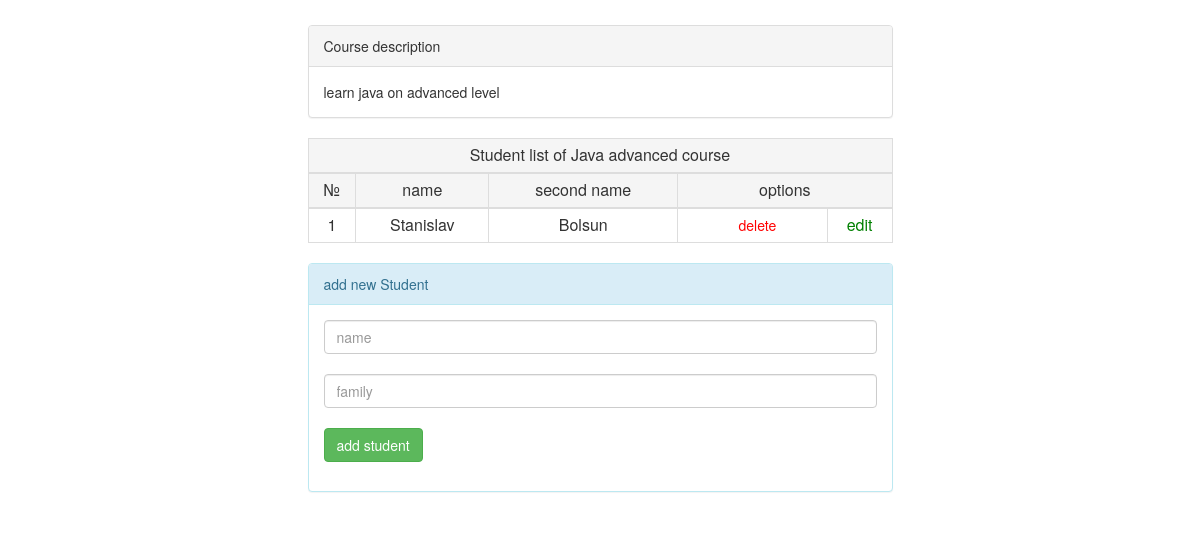
/polls/33/, run on the app's committed database.
### polls/models.py (models this page shows, shortened)
class Course(models.Model):
    name = models.CharField(max_length=300)
    description = models.CharField(max_length=500)

class Student(models.Model):
    learnSubj = models.ForeignKey(Course, on_delete=models.CASCADE)
    name = models.CharField(max_length=200)
    family = models.CharField(max_length=200)

### polls/views.py (the view)
# urls.py: url(r'^(?P<course_id>[0-9]+)/$', views.details, name='detail'),
def details(request, course_id):
    try:
        currentCourse = Course.objects.get(pk=course_id)
        listOfStudents = currentCourse.student_set.all()
        mainTitle = "Student list of " + currentCourse.name
    except Course.DoesNotExist:
        raise Http404("Course Does not exist")
    return render(request, 'polls/details.html', {
        'studentsList': listOfStudents,
        'mainTitle': mainTitle,
        'myId': course_id,
        'desc': currentCourse.description})

### polls/templates/polls/details.html (shortened to what this page needs)
{% load static %}
<link rel="stylesheet" type="text/css" href="{% static 'polls/css/bootstrap.css' %}" />
<div class="row" style="margin-top: 25px;">
    <div class="col-md-6 col-md-offset-3">
        <div class="panel panel-default">
            <div class="panel-heading">Course description</div>
            <div class="panel-body">
                {{ desc }}
            </div>
        </div>
        <table class="table table-bordered table-hover table-condensed" style="text-align: center;">
            <thead>
                <tr style="background-color:#F5F5F5;">
                    <td colspan="5">
                        {{ mainTitle }} course
                    </td>
                </tr>
                <tr style="background-color:#F5F5F5;">
                    <td>№</td>
                    <td>name</td>
                    <td>second name</td>
                    <td colspan="2">options</td>
                </tr>
            </thead>
            <tbody>
            {% for student in studentsList %}
                <tr>
                    <td>
                        {{forloop.counter}}
                    </td>
                    <td>
                        {{ student.name }}
                    </td>
                    <td>
                        {{ student.family }}
                    </td>
                    <td style="padding-left:15px;">
                        <form action="{% url 'polls:deleteStudent' %}" style="height: 10px; margin-top: -6px;" method="post" >
                            <button type="submit" class="btn btn-link" style="color:red;">delete</button>
                        </form>
                    </td>
                    <td>
                        <a style="color:green" href="{% url 'polls:editStu' student.id %}">edit</a>
                    </td>
                </tr>
            {% endfor %}
            </tbody>
        </table>
    </div>
</div>
<div class="row">
    <div class="col-md-6 col-md-offset-3">
        <div class="panel panel-info">
          <div class="panel-heading">add new Student</div>
          <div class="panel-body">
              <form action="{% url 'polls:vote' myId %}" method="post">
                  <input type="text" class="form-control" id="nameStu" name="name" placeholder="name" required><br>
                  <input type="text" class="form-control" id="familyStu"
                         name="family" placeholder="family" required><br>
                  <input class="btn btn-default btn btn-success" type="submit" value="add student" />
              </form>
          </div>
        </div>
    </div>
</div>

### data on the page
Course: description "learn java on advanced level"
Student: name "Stanislav", family "Bolsun"

### other printed values
{{ mainTitle }} "Student list of Java advanced"
